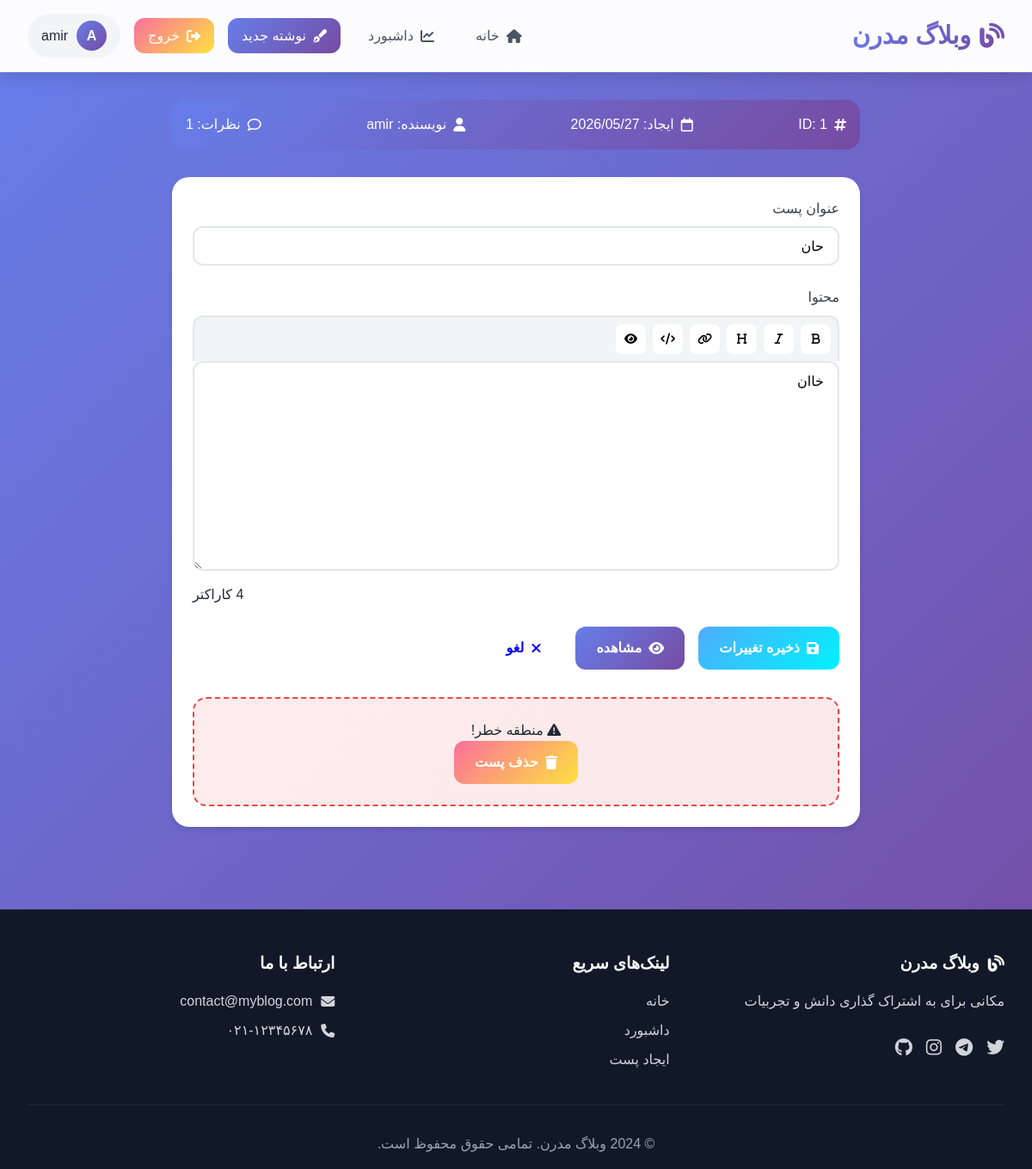
The page /edit_post/1 (signed in) on the database its author committed.
### blog_flask/app.py (models this page shows, shortened)
class User(UserMixin, db.Model):
    id = db.Column(db.Integer, primary_key=True)
    username = db.Column(db.String(80), unique=True, nullable=False)
    email = db.Column(db.String(120), unique=True, nullable=False)
    password_hash = db.Column(db.String(120), nullable=False)
    created_at = db.Column(db.DateTime, default=datetime.now)
    posts = db.relationship("Post", backref="author", lazy=True, cascade='all, delete-orphan')
    comments = db.relationship("Comment", backref="author", lazy=True, cascade='all, delete-orphan')

class Post(db.Model):
    id = db.Column(db.Integer, primary_key=True)
    title = db.Column(db.String(200), nullable=False)
    content = db.Column(db.Text, nullable=False)
    author_id = db.Column(db.Integer, db.ForeignKey('user.id'), nullable=False)
    created_at = db.Column(db.DateTime, default=datetime.now)
    updated_at = db.Column(db.DateTime, default=datetime.now, onupdate=datetime.now)
    comments = db.relationship('Comment', backref='post', lazy=True, cascade='all, delete-orphan')

### blog_flask/app.py (the view, shortened to what this page needs)
@app.route('/edit_post/<int:id>', methods=["GET", "POST"])
@login_required
def edit_post(id):
    post = Post.query.get_or_404(id)
    if post.author_id != current_user.id:
        flash("شما اجازه ویرایش این پست را ندارید", "danger")
        return redirect(url_for("index"))
    return render_template("edit_post.html", post=post)

### blog_flask/app.py (called while the page is built)
@login_manager.user_loader
def load_user(user_id):
    return User.query.get(int(user_id))

### blog_flask/templates/edit_post.html (shortened to what this page needs)
{% extends "base.html" %}
{% block content %}
<div class="form-container">
    <div class="post-info-bar">
        <div class="info-item"><i class="fas fa-hashtag"></i> ID: {{ post.id }}</div>
        <div class="info-item"><i class="far fa-calendar"></i> ایجاد: {{ post.created_at.strftime('%Y/%m/%d') }}</div>
        <div class="info-item"><i class="fas fa-user"></i> نویسنده: {{ post.author.username }}</div>
        <div class="info-item"><i class="far fa-comment"></i> نظرات: {{ post.comments|length }}</div>
    </div>
    <div class="card">
        <form method="POST" id="editForm">
            <div class="form-group">
                <label for="title">عنوان پست</label>
                <input type="text" id="title" name="title" class="form-control"
                       value="{{ post.title }}" required>
            </div>
            <div class="form-group">
                <label for="content">محتوا</label>
                <div class="editor-toolbar">
                    <button type="button" class="toolbar-btn" onclick="formatText('bold')">
                        <i class="fas fa-bold"></i>
                    </button>
                    <button type="button" class="toolbar-btn" onclick="formatText('italic')">
                        <i class="fas fa-italic"></i>
                    </button>
                    <button type="button" class="toolbar-btn" onclick="formatText('heading')">
                        <i class="fas fa-heading"></i>
                    </button>
                    <button type="button" class="toolbar-btn" onclick="formatText('link')">
                        <i class="fas fa-link"></i>
                    </button>
                    <button type="button" class="toolbar-btn" onclick="formatText('code')">
                        <i class="fas fa-code"></i>
                    </button>
                    <button type="button" class="toolbar-btn" onclick="showPreview()">
                        <i class="fas fa-eye"></i>
                    </button>
                </div>
                <textarea id="content" name="content" class="form-control"
                          rows="12">{{ post.content }}</textarea>
                <div class="character-count" style="margin-top: 0.5rem; text-align: left;">
                    <span id="charCount">{{ post.content|length }}</span> کاراکتر
                </div>
            </div>
            <div class="form-actions" style="display: flex; gap: 1rem; margin-top: 1rem;">
                <button type="submit" class="btn btn-success">
                    <i class="fas fa-save"></i> ذخیره تغییرات
                </button>
                <a href="{{ url_for('post_detail', id=post.id) }}" class="btn btn-primary">
                    <i class="fas fa-eye"></i> مشاهده
                </a>
                <a href="{{ url_for('index') }}" class="btn btn-secondary">
                    <i class="fas fa-times"></i> لغو
                </a>
            </div>
        </form>
        <div class="danger-zone">
            <p><i class="fas fa-exclamation-triangle"></i> منطقه خطر!</p>
            <a href="{{ url_for('delete_post', id=post.id) }}" class="btn btn-danger"
               onclick="return confirm('⚠️ اخطار! این عمل غیرقابل بازگشت است.\nآیا مطمئن هستید؟')">
                <i class="fas fa-trash"></i> حذف پست
            </a>
        </div>
    </div>
</div>
{% endblock %}

### blog_flask/templates/base.html (shortened to what this page needs)
<!DOCTYPE html>
<html lang="fa" dir="rtl">
<head>
    <link rel="stylesheet" href="{{ url_for('static', filename='css/style.css') }}">
    <link rel="stylesheet" href="https://cdnjs.cloudflare.com/ajax/libs/font-awesome/6.5.1/css/all.min.css">
    <link href="https://cdn.jsdelivr.net/gh/rastikerdar/vazirmatn@v33.003/Vazirmatn-font-face.css" rel="stylesheet">
</head>
<body>
    <nav class="navbar">
        <div class="container">
            <a href="{{ url_for('index') }}" class="logo">
                <i class="fas fa-blog"></i>
                <span>وبلاگ مدرن</span>
            </a>
            <div class="nav-links">
                <a href="{{ url_for('index') }}" class="nav-link {{ 'active' if request.endpoint == 'index' }}">
                    <i class="fas fa-home"></i>
                    <span>خانه</span>
                </a>
                {% if current_user.is_authenticated %}
                    <a href="{{ url_for('dashboard') }}" class="nav-link {{ 'active' if request.endpoint == 'dashboard' }}">
                        <i class="fas fa-chart-line"></i>
                        <span>داشبورد</span>
                    </a>
                    <a href="{{ url_for('create_post') }}" class="nav-link btn-new-post {{ 'active' if request.endpoint == 'create_post' }}">
                        <i class="fas fa-pen-fancy"></i>
                        <span>نوشته جدید</span>
                    </a>
                    <a href="{{ url_for('logout') }}" class="nav-link btn-logout">
                        <i class="fas fa-sign-out-alt"></i>
                        <span>خروج</span>
                    </a>
                    <div class="user-welcome">
                        <div class="user-avatar">
                            {{ current_user.username[0]|upper }}
                        </div>
                        <span>{{ current_user.username }}</span>
                    </div>
                {% endif %}
            </div>
        </div>
    </nav>
    <main class="main-content">
        {% block content %}{% endblock %}
    </main>
    <footer class="footer">
        <div class="container">
            <div class="footer-content">
                <div class="footer-section">
                    <h3><i class="fas fa-blog"></i> وبلاگ مدرن</h3>
                    <p>مکانی برای به اشتراک گذاری دانش و تجربیات</p>
                    <div class="social-links">
                        <a href="#"><i class="fab fa-twitter"></i></a>
                        <a href="#"><i class="fab fa-telegram"></i></a>
                        <a href="#"><i class="fab fa-instagram"></i></a>
                        <a href="#"><i class="fab fa-github"></i></a>
                    </div>
                </div>
                <div class="footer-section">
                    <h3>لینک‌های سریع</h3>
                    <a href="{{ url_for('index') }}">خانه</a>
                    {% if current_user.is_authenticated %}
                        <a href="{{ url_for('dashboard') }}">داشبورد</a>
                        <a href="{{ url_for('create_post') }}">ایجاد پست</a>
                    {% endif %}
                </div>
                <div class="footer-section">
                    <h3>ارتباط با ما</h3>
                    <p><i class="fas fa-envelope"></i> contact@myblog.com</p>
                    <p><i class="fas fa-phone"></i> ۰۲۱-۱۲۳۴۵۶۷۸</p>
                </div>
            </div>
            <div class="footer-bottom">
                <p>© 2024 وبلاگ مدرن. تمامی حقوق محفوظ است.</p>
            </div>
        </div>
    </footer>
</body>
</html>

### blog_flask/templates/edit_post.html (style rules this page uses)
.form-container { max-width: 800px; margin: 0 auto; }
.post-info-bar { background: var(--gradient-primary); border-radius: 16px; padding: 1rem; color: white; display: flex; justify-content: space-between; flex-wrap: wrap; gap: 1rem; margin-bottom: 2rem; }
.info-item { display: flex; align-items: center; gap: 0.5rem; }
.editor-toolbar { background: var(--gray-100); border-radius: 12px 12px 0 0; padding: 0.5rem; display: flex; gap: 0.5rem; flex-wrap: wrap; border: 2px solid var(--gray-200); border-bottom: none; }
.toolbar-btn { background: white; border: none; width: 35px; height: 35px; border-radius: 8px; cursor: pointer; transition: all var(--transition); }
.danger-zone { margin-top: 2rem; padding: 1.5rem; background: linear-gradient(135deg, rgba(239, 68, 68, 0.1) 0%, rgba(220, 38, 38, 0.1) 100%); border-radius: 16px; border: 2px dashed var(--danger); text-align: center; }

### rows shown on the page
User: username "A", username "amir", author.username "amir"
Post: id "1", created_at "2026/05/27", title "حان", content "خاان"

### other values the page prints
{{ post.comments|length }} "1"
{{ post.content|length }} "4"
